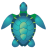

The script that drew this image:
'''
Created on Sept 01, 2018

@author: cpf
@since: september 2018

@license: Distributed under the terms of the GNU General Public License (GPL).
'''

from os import path
from time import sleep
import csv, re, glob
import threading, socket
import numpy as np
import math as mt
from planar import Affine
from planar import Vec2

from datetime import datetime
from pyglet.gl import *
from pyglet import image
from pyglet.clock import _default_time_function as time

#pylnco modules
from controller import getPathFromString
from display.tools import *
from abstract.AbstractClasses import DrawableModule
from abstract.AbstractClasses import DrawableHUDModule
from abstract.AbstractClasses import DrawableHUDSourceModule

#module classes
from CircularBuffer import CircularBuffer
from Randomization import Randomization
from EventScheduling import EventScheduling
from TurtleController import TurtleController
    
# main module
class ModuleMain(DrawableModule):
    
    
    defaultInitConf = {
        'name': 'turtle',
        'logToCSV': False,
    }

    defaultRunConf = {
        'ControlInput':          "3",
        'StartPosition':         "[ [50.0, 10.0] ]",
        'GoalPosition':          "[ [25.0, 79.2825], [50.0, 90.0], [75.0, 79.2825] ]",
        'DeviationAngle':        "[ 0.0, 20.0, 40.0, 60.0, 0.0, -20.0, -40.0, -60.0 ]",
        'BeepDistanceFromStart': "[ 1.0 ]",
        'InterBeepInterval':     "[ 0.6, 0.8 ]",
        'TurtleImage':           "$EXPYVRROOT$/lncocomponents/turtle/turtle.png",
    }
    
    confDescription = [
        ('name', 'str', "..."),
        ('logToCSV', 'bool', "..."),
        ('ControlInput', 'code', "1=eye 2=head 3=mouse"),
        ('StartPosition', 'code', "..."),
        ('GoalPosition', 'code', "..."),
        ('DeviationAngle', 'code', "..."),
        ('BeepDistanceFromStart', 'code', "..."),
        ('InterBeepInterval', 'code', "..."),
        ('TurtleImage', 'str', "..."),
    ]
    
    def __init__(self, controller, initConfig=None, runConfigs=None):
        DrawableModule.__init__(self, controller, initConfig, runConfigs)

        # make a randomizatin object and randomize the order of trials: read randomization parameter list for the experimental trials (specify the number of values per row, and the path)
        # dict = {
        # "startPosition":         [ [50.0, 10.0] ], 
        # "goalPosition":          [ [25.0, 79.2825], [50.0, 90.0], [75.0, 79.2825] ],
        # "deviationAngle":        [0.0, 15.0, 30.0, 45.0, 60.0, 0.0, -15.0, -30.0, -45.0, -60.0],
        # "beepDistanceFromStart": [1.0],
        # "interBeepInterval":     [0.4, 0.8, 1.2]
        # }
        
        dict = {
        "startPosition":         self.activeConf["StartPosition"], 
        "goalPosition":          self.activeConf["GoalPosition"],
        "deviationAngle":        self.activeConf["DeviationAngle"],
        "beepDistanceFromStart": self.activeConf["BeepDistanceFromStart"],
        "interBeepInterval":     self.activeConf["InterBeepInterval"],
        }
        
        self.rand = Randomization(dict, shuffle=True)
        # print("number of trials",self.rand.getNumTrials())
        
        # for i in range(self.rand.getNumTrials()):
            # print('trial: ',i,'trialDict: ',self.rand.get(i))
        
        #set trial number, used to iterate over the randomization list
        self.numTrial = -1;
        
        self.interBeepInterval = 0.0
        
        #create a turtle kinematics object, taking care of updating turtle position on the screenturtle kinematics module arguments, tuned by hand, indicating the size of buffer across which we take the average (filtering) in order to smooth the turtle movements and maximum distance criterion whithin which input commands are accepted 
        self.buffSize = 40 
        self.maxDistCommandTurtle = 0.1
        self.maxDistCommandStart = 0.020
        
        
        # create an event scheduling event and set maximum distance from start for trial initiation
        self.E = EventScheduling();
        self.E.setDistance(self.maxDistCommandStart)

        # init some variables
        self.screenSize = []
        self.commandPos = []
        
        #set fixation cross positions
        self.startCrossPos = [50,50]
        self.goalCrossPos = [50,50]
        
        #prepare output logging
        self.logActive = self.initConf['logToCSV']
        if self.logActive:
            now = datetime.today()
            self.csvLogger = csv.writer(open(path.join(self.controller.gLogger.Path, now.strftime('%y%m%d%H%M%S_') + self.initConf['name'] +  '.csv') , 'w'), lineterminator = '\n')
            hdr = ['expTime', 'tStart', 'tAction', 'currTime', 'numTrial', 'inputType', 'devAngle','startPosX','startPosY', 'goalPosX', 'goalPosY', 'beepDistStart', 'interBeepInterval', 'turtlePosX', 'turtlePosY', 'turtleAngle', 'commandPosX', 'commandPosY', 'eyePosX', 'eyePosY', 'headPosX','headPosY', 'mousePosX','mousePosY', 'screenSizeX', 'screenSizeY', 'buffSize', 'maxDistCommandTurtle', 'maxDistCommandStart']
            self.csvLogger.writerow(hdr)
            
        # init graphics
        self.pictures = {}
        self.lists = {}
        
        # load all the images we're going to display
        for conf in self.runConfs.values():
            for pict in ['TurtleImage']:
                imageName = conf[pict]
                if imageName in self.pictures or len(imageName) == 0 :
                    # We've already loaded that image
                    continue
                pic = self.pictures[imageName] = image.load( getPathFromString(imageName))
                texture = pic.get_texture()
                # Compile a display list for a quad with texture coordinates
                t = texture.tex_coords
                self.lists[imageName] = glGenLists(1)
                glNewList(self.lists[imageName], GL_COMPILE)
                glShadeModel(GL_FLAT)
                glEnable(GL_BLEND)
                glBlendEquation(GL_FUNC_ADD)
                glBlendFunc(GL_SRC_ALPHA, GL_ONE_MINUS_SRC_ALPHA)# transparency based on Source Alpha Value
                glBindTexture(texture.target, texture.id)
                glScalef( float(pic.width), float(pic.height), 1.0)
                glBegin(GL_QUADS)
                glTexCoord2f(t[0], t[1])
                glVertex3f(-0.5, -0.50, 0.0)
                glTexCoord2f(t[3], t[4])
                glVertex3f(0.50, -0.50, 0.0)
                glTexCoord2f(t[6], t[7])
                glVertex3f(0.50, 0.50, 0.0)
                glTexCoord2f(t[9], t[10])
                glVertex3f(-0.50, 0.50, 0.0)
                glEnd()
                glEndList()
        
        #set the update time for the thread
        self.updateTime = 0.01 # 100Hz
        

    # present visual stimuli
    def draw(self, window_width, window_height, eye=-1):
        DrawableModule.draw(self, window_width, window_height, eye)

        # update screen size info
        self.screenSize = [float(window_width), float(window_height)]
    
        # #draw a line
        # glLineWidth(20); 
        # glColor3f(1.0, 1.0, 1.0);
        # glBegin(GL_LINES);
        # glVertex3f(0.2, -18, -50);
        # glVertex3f(0.2, 18, -50);
        # glEnd();
        
        # Turn blending
        glPushAttrib(GL_ALL_ATTRIB_BITS)
        glEnable(GL_BLEND)
        glEnable(GL_TEXTURE_2D)
        # Blending Function For transparency Based On Source Alpha Value
        glBlendEquation(GL_FUNC_ADD)
        glBlendFunc(GL_SRC_ALPHA, GL_SRC_ALPHA)
        
        glMatrixMode(GL_PROJECTION)
        glPushMatrix()
        glLoadIdentity()
        glOrtho(0, 1, 0, 1, 100, -100)
        glMatrixMode(GL_MODELVIEW)
        glEnable(GL_DEPTH_TEST)
        
        #=============#
        # draw turtle #
        #=============#
        if self.E.showTurtle():
            image = self.imagelist[0]
            glPushMatrix()
            glLoadIdentity()
            #draw turtle at current position
            if len(self.T.getPos()) == 2:
                glTranslatef(self.T.getPos()[0], self.T.getPos()[1], -50.0)
            #first scale then rotate
            glScalef(1.0/ self.screenSize[0], 1.0/ self.screenSize[1], 1.0)
            #draw turtle with current rotation
            if isinstance(self.T.getRot(),float):
                glRotatef(self.T.getRot(), 0.0, 0.0, 1.0)
                #glRotatef(0.0, 0.0, 0.0, 1.0)
            #fixed values
            
            glColor4f(1.0, 1.0, 1.0, 1.0)
            glCallList(self.lists[self.activeConf[image]]) 
            glPopMatrix()
            
        
              
        glMatrixMode(GL_PROJECTION)
        glPopMatrix()
        glMatrixMode(GL_MODELVIEW)
        glPopAttrib()
        
        
    # start module
    def start(self, dt=0, duration=-1, configName=None):
        DrawableModule.start(self, dt, duration, configName)
        
        #starting time of the routine
        self.tStart = time()
        self.tAction = time()
        self.tFinish = time()
        
        #raise the trial counter
        self.numTrial += 1;
        
        #set the event to init wait
        self.E.setEvent(0)
       
        #control input for current trial (1=eye 2=head 3=mouse)
        self.inputSelection = self.activeConf["ControlInput"]
        
        #get dictionairy for the current trial
        trialDict = self.rand.get(self.numTrial)
        self.startPos = trialDict['startPosition'] 
        self.goalPos = trialDict['goalPosition']
        self.angDev = trialDict['deviationAngle']
        self.beepDistStart = trialDict['beepDistanceFromStart']
        self.interBeepInterval = trialDict['interBeepInterval']
        
        #some event timing variables
        self.commandPos = []

        #variables receiving current input from eyetracker and mouse modules
        self.eyePos = []
        self.headPos = []
        self.mousePos = []
        self.startCrossPos = self.startPos
        self.goalCrossPos = self.goalPos
        
        #make a list of objects to display
        self.imagelist = []  
        self.imagelist.append('TurtleImage')

        #reset the turtle kinematics module to start parameters
        if self.inputSelection == 1:
            self.T = TurtleController("directionControllerNearRange",self.startPos, self.goalPos, self.angDev, self.buffSize, self.maxDistCommandTurtle)
        else:
            self.T = TurtleController("positionController",self.startPos, self.goalPos, self.angDev, self.buffSize, self.maxDistCommandTurtle)
            #self.T = TurtleController("positionController",self.startPos, self.goalPos, self.angDev, self.buffSize, self.maxDistCommandTurtle)
            
        # start update
        pyglet.clock.schedule_interval(self.update, self.updateTime)
        

    # stop module
    def stop(self, dt=0):
        DrawableModule.stop(self, dt)
        # unschedule updates
        pyglet.clock.unschedule(self.update)
              
              
    # cleanup module
    def cleanup(self): 
        DrawableModule.cleanup(self)
        print "closing down"  
        
    # update module
    def update(self, dt):

        #selection of input command according to active configuration
        #eye
        if self.inputSelection == 1:
            if len(self.eyePos)==2:
                self.commandPos = self.eyePos
        #head
        elif self.inputSelection == 2:
            if len(self.headPos)==2:
                self.commandPos = self.headPos
        #mouse 
        else:
           if len(self.mousePos)==2:
               #need scaling to get into 0-1 range
               self.commandPos = [self.mousePos[0]/self.screenSize[0], self.mousePos[1]/self.screenSize[1]]
            
        #add input to turtle module if valid input received
        if len(self.commandPos) == 2:
            self.T.set(self.commandPos)
        
        #update turtle module
        self.T.update()
        
        #print(self.commandPos)
        #==============#
        # Event Timing #
        #==============#
       
        #initial wait
        if self.E.getEvent() == 0:    
            #check distance between command and start position
            if self.E.evalDuration(2.0): #time in sec
                self.E.setEvent(1)
        #go to start
        elif self.E.getEvent() == 1:
            #check distance between command and start position
            if self.E.evalDistance(self.T.getDistCommandStart()):
                self.tAction = time()
                self.T.unfreeze()
                self.E.setEvent(2)
        #action
        elif self.E.getEvent() == 2:
            #check distance between turtle (distorted) and goal position
            if self.E.evalDistance(self.T.getDistGoal()):
                self.E.setEvent(3)
        #final wait
        elif self.E.getEvent() == 3:
                self.controller.endCurrentRoutine() #but note that no data will be logged in this case
        
        
        #================#
        # Output Logging #
        #================#
        
        # log data during action period
        if self.logActive and self.E.getEvent() == 2:
            
            #Wantlist
            #expTime tStart tAction currTime trial inputType angle 
            #startPos goalPos turtlePos turtleAng 
            #commandPos eyePos headPos mousePos
            #screenSize buffSize maxDistCommandTurtle maxDistCommandStart
            
            #expTime tStart tAction currTime trial inputType angle startPos goalPos turtlePos turtleAng 
            line = [ self.controller.gTimeManager.experimentTime(), 
                     self.tStart,
                     self.tAction,
                     time(),
                     self.numTrial,
                     self.inputSelection, 
                     self.angDev,
                     self.startPos[0]/100.0, #convert to 0-1 range
                     self.startPos[1]/100.0, #convert to 0-1 range 
                     self.goalPos[0]/100.0, #convert to 0-1 range 
                     self.goalPos[1]/100.0, #convert to 0-1 range
                     self.beepDistStart,
                     self.interBeepInterval,
                    ]
            
            #turtlePos
            var = self.T.getPos();
            if len(var) == 2:
                line.extend(var)
            else:
                line.extend(['NaN','NaN'])
            
            #turtleAng
            var = self.T.getRot();
            if isinstance(var, float) == 1:
                line.extend([var])
            else:
                line.extend('NaN')
                
            #commandPos
            var = self.commandPos;
            if len(var) == 2:
                line.extend(var)
            else:
                line.extend(['NaN','NaN'])
            
            #eyePos
            var = self.eyePos;
            if len(var) == 2:
                line.extend(var)
            else:
                line.extend(['NaN','NaN'])    
            
            #headPos
            var = self.headPos;
            if len(var) == 2:
                line.extend(var)
            else:
                line.extend(['NaN','NaN']) 
                
            #mousePos
            var = self.mousePos;
            if len(var) == 2:
                line.extend([var[0]/self.screenSize[0], var[1]/self.screenSize[1]]) #convert to 0-1 range
            else:
                line.extend(['NaN','NaN'])
            
            #screenSize buffSize maxDistCommandTurtle maxDistCommandStart
            line.extend([self.screenSize[0], self.screenSize[1], self.buffSize, self.maxDistCommandTurtle, self.maxDistCommandStart])
            
            #write output
            self.csvLogger.writerow(line)
